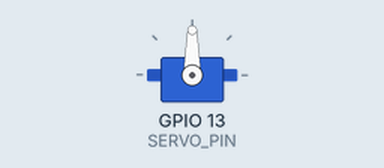
This sketch was run on a simulated ESP32. Parts: servo.

Above: at 1.05 s.
At 3.95 s:
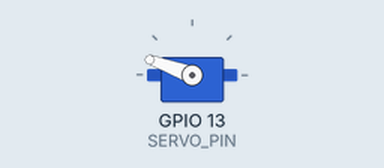
At 7.0 s:
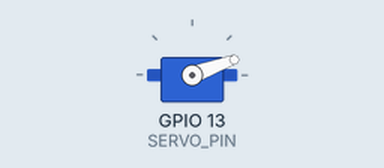
Timing chart, 0 to 8.8 s (numbered marks = the images above):
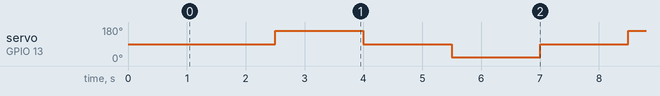

The sketch:

test_7.ino
```cpp
#include <ESP32Servo.h>

#define SERVO_PIN 13

Servo head;

void setup()
{
  head.attach(SERVO_PIN);
  delay(1000);
}

void loop()
{
  head.write(90);
  delay(1500);

  head.write(160);
  delay(1500);

  head.write(90);
  delay(1500);

  head.write(20);
  delay(1500);
}
```

Measured:
- by itself, servo on GPIO 13 (SERVO_PIN): repeats every 6.0 s: 90° 1.5 s, 20° 1.5 s, 90° 1.5 s, 160° 1.5 s
